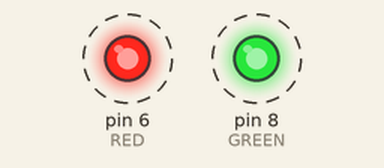
The sketch below on a simulated Arduino Uno, built with avr-gcc and run on an emulated ATmega328P. Shown: output pins drawn as LEDs (lit = HIGH). Dashed ring = blinking.

Above: at 0.09 s.
Timing chart, 0 to 3.0 s (numbered marks = the images above):
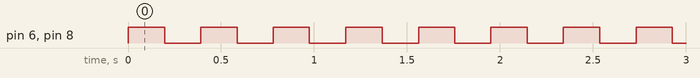

The sketch:

_0CreateEventGroup.ino
```cpp
#include <Arduino_FreeRTOS.h>
#include "event_groups.h"

#define   RED     6
#define   YELLOW  7
#define   GREEN   8


EventGroupHandle_t  xEventGroup;
#define TASK1_BIT (1UL << 0UL)
#define TASK2_BIT (1UL << 1UL)

void setup(){
  Serial.begin(9600);
  pinMode(RED, OUTPUT);
//  pinMode(YELLOW, OUTPUT);
  pinMode(GREEN, OUTPUT);

  xEventGroup = xEventGroupCreate();

  xTaskCreate(EventBitSettingTask, "Bit Setter", 128, NULL, 1, NULL);
  xTaskCreate(EventBitReadingTask, "Bit Reader", 128, NULL, 1, NULL);

}

void EventBitSettingTask(void *pvParameters){
  const TickType_t xDelay200ms = pdMS_TO_TICKS(200);

  while(1){
    xEventGroupSetBits(xEventGroup, TASK1_BIT);

    xEventGroupSetBits(xEventGroup, TASK2_BIT);
    vTaskDelay(xDelay200ms);

  }

}


void EventBitReadingTask(void *pvParameters){

  const EventBits_t xBitsToWaitFor = (TASK1_BIT | TASK2_BIT);
  EventBits_t xEventGroupValue;

  while(1){
   xEventGroupValue = xEventGroupWaitBits(xEventGroup,
                                           xBitsToWaitFor,
                                           pdTRUE,
                                           pdTRUE,
                                           portMAX_DELAY
                                           );

    if((xEventGroupValue & TASK1_BIT) != 0){
      digitalWrite(RED, digitalRead(RED)^1);
    }

    if((xEventGroupValue & TASK2_BIT) != 0){
      digitalWrite(GREEN, digitalRead(GREEN)^1);
    }
  }
}


void loop(){

}
```

Measured:
- by itself, pin 6 (RED), pin 8 (GREEN): alternates HIGH for 0.19 s and LOW for 0.19 s
